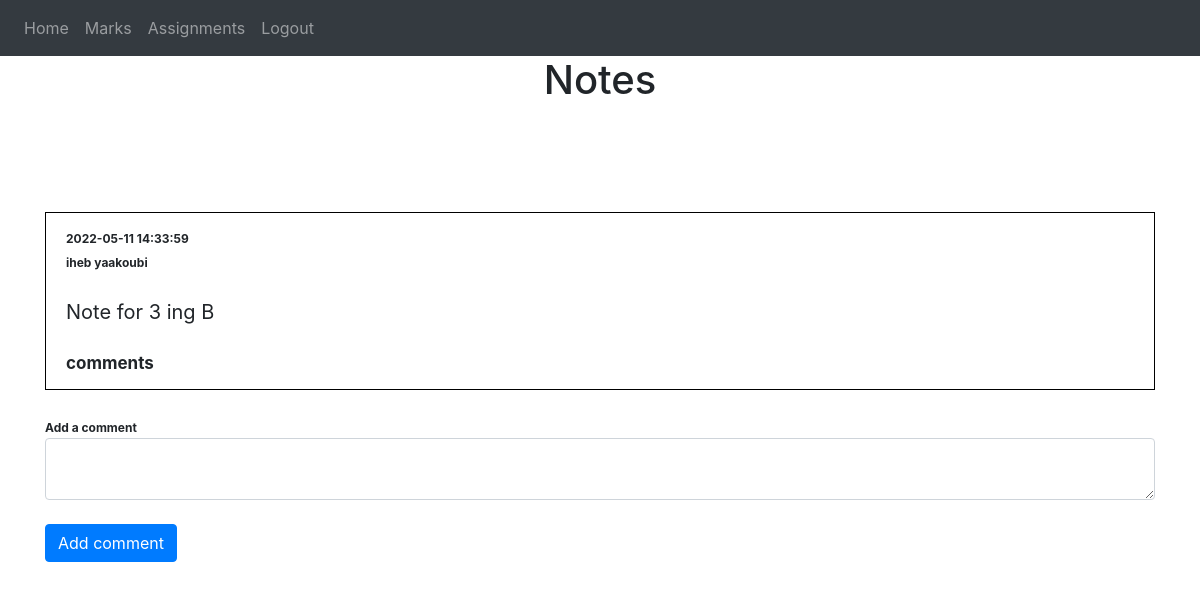
Page /studentHome (signed in) on the earlier database version.
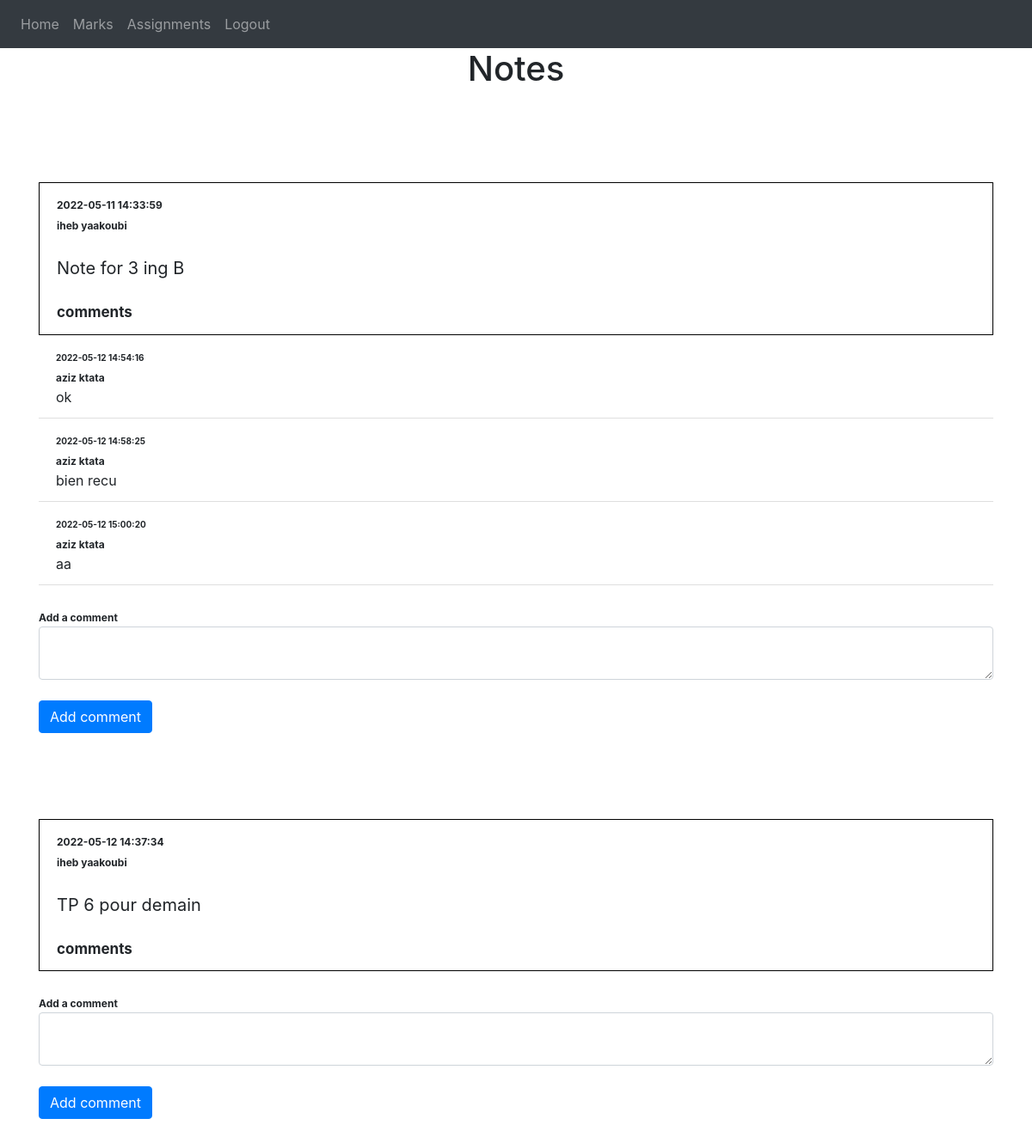
Same page on the later database version.
### website/models.py (models this page shows)
class Note(db.Model):
    id = db.Column(db.Integer, primary_key=True)
    data = db.Column(db.String(10000))
    date = db.Column(db.DateTime(timezone=True), default=func.now())
    username = db.Column(db.String(300))
    user_id = db.Column(db.Integer, db.ForeignKey('user.id'))
    classe = db.Column(db.String(20))
    comments = db.relationship('Comment')

class Comment(db.Model):
    id = db.Column(db.Integer, primary_key=True)
    data = db.Column(db.String(10000))
    date = db.Column(db.DateTime(timezone=True), default=func.now())
    username = db.Column(db.String(300))
    note_id = db.Column(db.Integer, db.ForeignKey('note.id'))

### website/views.py (the view)
@views.route('/studentHome', methods=['GET'])
@login_required
def studentHome():
    notes=Note.query.filter_by(classe=current_user.classe)
    return render_template("studentHome.html", user=current_user,notes=notes)

### website/__init__.py (called while the page is built)
def create_app():
    app = Flask(__name__)
    app.config['SECRET_KEY'] = 'sesamesecretappkey'
    app.config['SQLALCHEMY_DATABASE_URI'] = f'sqlite:///{DB_NAME}'
    db.init_app(app)
    from .views import views
    from .auth import auth
    app.register_blueprint(views, url_prefix='/')
    app.register_blueprint(auth, url_prefix='/')
    from .models import User, Note ,Comment
    create_database(app)
    login_manager = LoginManager()
    login_manager.login_view = 'auth.login'
    login_manager.init_app(app)
    @login_manager.user_loader
    def load_user(id):
        return User.query.get(int(id))
    return app

### website/templates/studentHome.html (shortened to what this page needs)
{% extends "base.html" %} {% block title %}Home{% endblock %} {% block content
    %}
    <div class="student-home">
      <h1 align="center">Notes</h1>
      <ul class="list-group list-group-flush" id="student-notes" style="margin-bottom: 100px;">
        {% for note in notes %}
        <li class="list-group-item"  id="note-box" style="margin-top: 100px; border:1px solid black;">
          <span  align="right" style="font-weight:bold; font-size:12px">{{note.date}}</span><br/>
          <span style="font-weight:bold; font-size:12px">{{note.username}}</span><br/>
          <br/>
          <span style="font-size:20px">{{ note.data }}</span>
          <br/> <br/>
            <span style="font-size:17px ; font-weight:bold">comments</span>
            {% for comment in note.comments %}
            <li class="list-group-item">
              <span style="font-weight:bold; font-size:10px">{{comment.date}}</span><br/>
              <span style="font-weight:bold; font-size:12px">{{comment.username}}</span><br/>
              {{ comment.data }}
            {% endfor %}
            </li>
          <div>
            <br/>
            <form method="post" action="http://127.0.0.1:5000/comment/{{note.id}}">
              <span style="font-size:12px ; font-weight:bold">Add a comment</span>
              <textarea name="comment" id="comment" class="form-control"></textarea>
              <br/>
              <button type="submit" class="btn btn-primary">Add comment</button>
            </form>
          </div>
        </li>
        {% endfor %}
      </ul>
    </div>
    {% endblock %}

### website/templates/base.html (shortened to what this page needs)
<!DOCTYPE html>
<html>
  <head>
    <link
      rel="stylesheet"
      href="https://stackpath.bootstrapcdn.com/bootstrap/4.4.1/css/bootstrap.min.css"
    />
    <link
      rel="stylesheet"
      href="https://stackpath.bootstrapcdn.com/font-awesome/4.7.0/css/font-awesome.min.css"
    />
  </head>
  <body>
    <nav class="navbar navbar-expand-lg navbar-dark bg-dark">
      <div class="collapse navbar-collapse" id="navbar">
        <div class="navbar-nav">
          {% if user.is_authenticated %}
          {% if user.userType=="teacher" %}
            <a class="nav-item nav-link" id="home" href="/">Home</a>
            <a class="nav-item nav-link" id="home" href="/marks">Marks</a>
            <a class="nav-item nav-link" id="home" href="/todo">Assignments</a>
            <a class="nav-item nav-link" id="logout" href="/logout" style="text-align:'right'">Logout</a>
          {% else %}
          <a class="nav-item nav-link" id="home" href="/studentHome">Home</a>
          <a class="nav-item nav-link" id="home" href="/marksStudent">Marks</a>
          <a class="nav-item nav-link" id="home" href="/todoStudent">Assignments</a>
          <a class="nav-item nav-link" id="logout" href="/logout">Logout</a>
          {% endif %}
          {% else %}
          <a class="nav-item nav-link" id="login" href="/login">Login</a>
          <a class="nav-item nav-link" id="signUp" href="/sign-up">Sign Up</a>
          {% endif %}
        </div>
      </div>
    </nav>
    <div class="container">
      {% block content %} {% endblock %}</div>
  </body>
</html>

Differences in the rows shown:
added Comment: date "2022-05-12 14:54:16", username "aziz ktata", data "ok", shown under Note "Note for 3 ing B"
added Comment: date "2022-05-12 14:58:25", username "aziz ktata", data "bien recu", shown under Note "Note for 3 ing B"
added Comment: date "2022-05-12 15:00:20", username "aziz ktata", data "aa", shown under Note "Note for 3 ing B"
added Note: date "2022-05-12 14:37:34", username "iheb yaakoubi", data "TP 6 pour demain"
